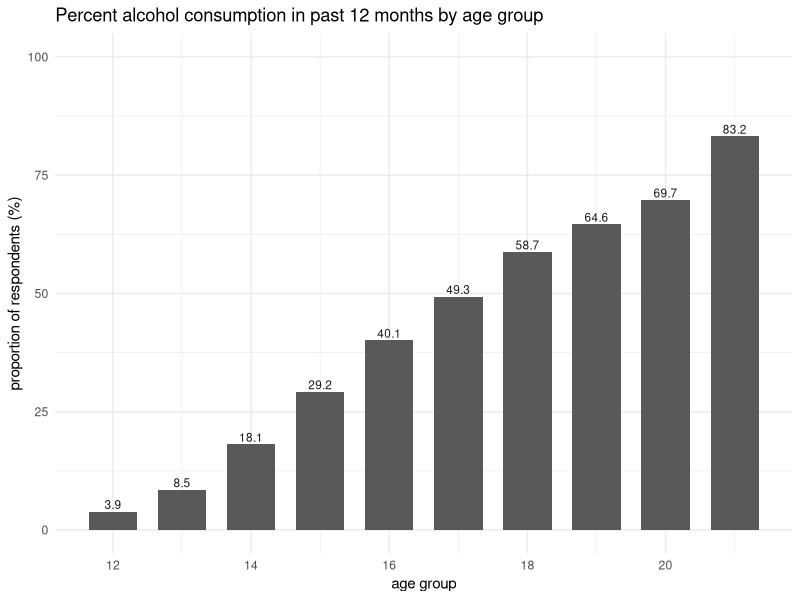
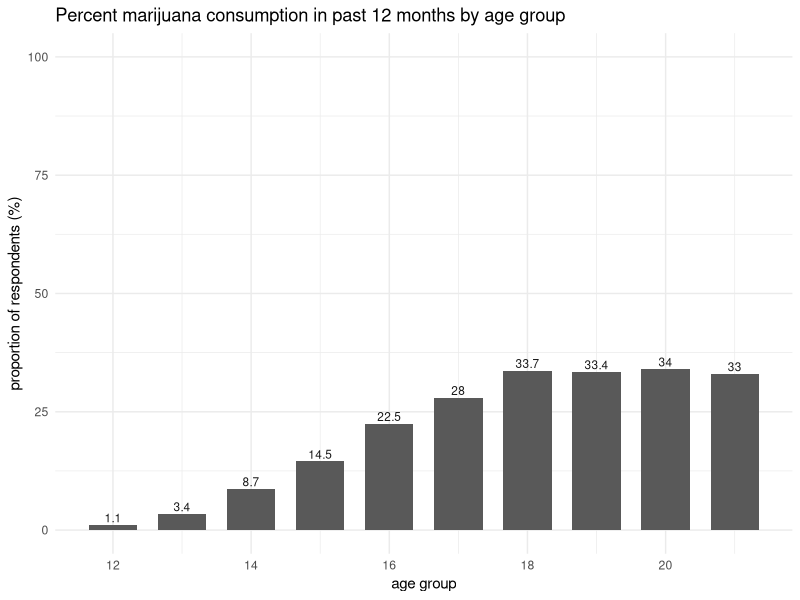
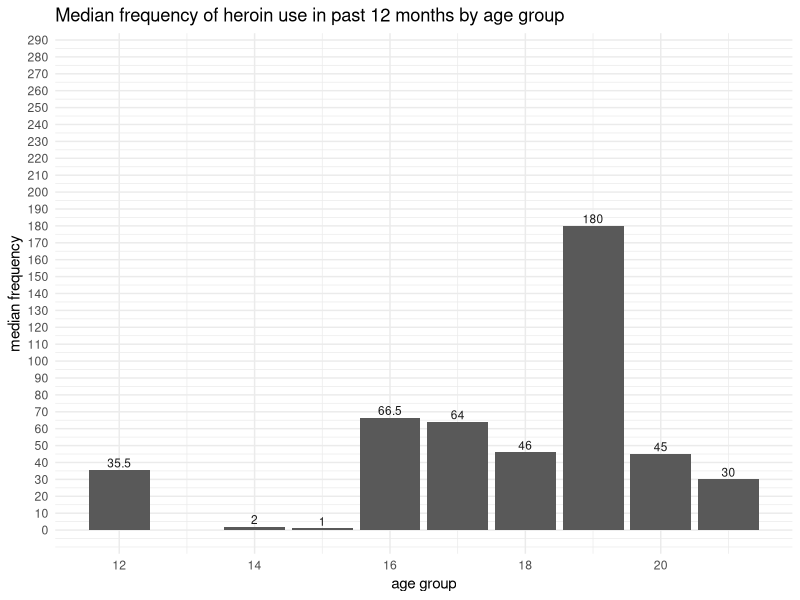

R code for these plots, in order:
## ---- chunk 1
#| include: false
library(tidyverse)
# put any other packages used here!
## ---- chunk 2
# read in the data
data <- read.csv("data/drug-use-by-age-cleaned.csv")
## ---- chunk 3
#| echo: false

plot_alc <- ggplot(data, aes(x=age, y=alcohol.use)) + 
  geom_bar(stat = "identity", width=0.7) + 
  geom_text(aes(label=alcohol.use), vjust=-0.3, color="grey10", size=3) +
  labs(title="Percent alcohol consumption in past 12 months by age group") +
  xlab("age group") +
  ylab("proportion of respondents (%)") +
  ylim(0, 100) +
  theme_minimal()
show(plot_alc)
## ---- chunk 4
#| echo: false

plot_mar <- ggplot(data, aes(x=age, y=marijuana.use)) + 
  geom_bar(stat = "identity", width=0.7) + 
  geom_text(aes(label=marijuana.use), vjust=-0.3, color="grey10", size=3) +
  labs(title="Percent marijuana consumption in past 12 months by age group") +
  xlab("age group") +
  ylab("proportion of respondents (%)") +
  ylim(0, 100) +
  theme_minimal()
show(plot_mar)
## ---- chunk 5
#| echo: false

data <- data %>%
  mutate(heroin.frequency = as.numeric(heroin.frequency))

plot_her = ggplot(data, aes(x = age, y = heroin.frequency)) +
  geom_bar(stat = "identity") +
  geom_text(aes(label=heroin.frequency), vjust=-0.3, color="grey10", size=3) +
  labs(title="Median frequency of heroin use in past 12 months by age group") +
  xlab("age group") +
  ylab("median frequency") +
  scale_y_continuous(
    breaks = seq(0, 300, by = 10),
    labels = seq(0, 300, by = 10)
  ) +
  theme_minimal()
show(plot_her)
